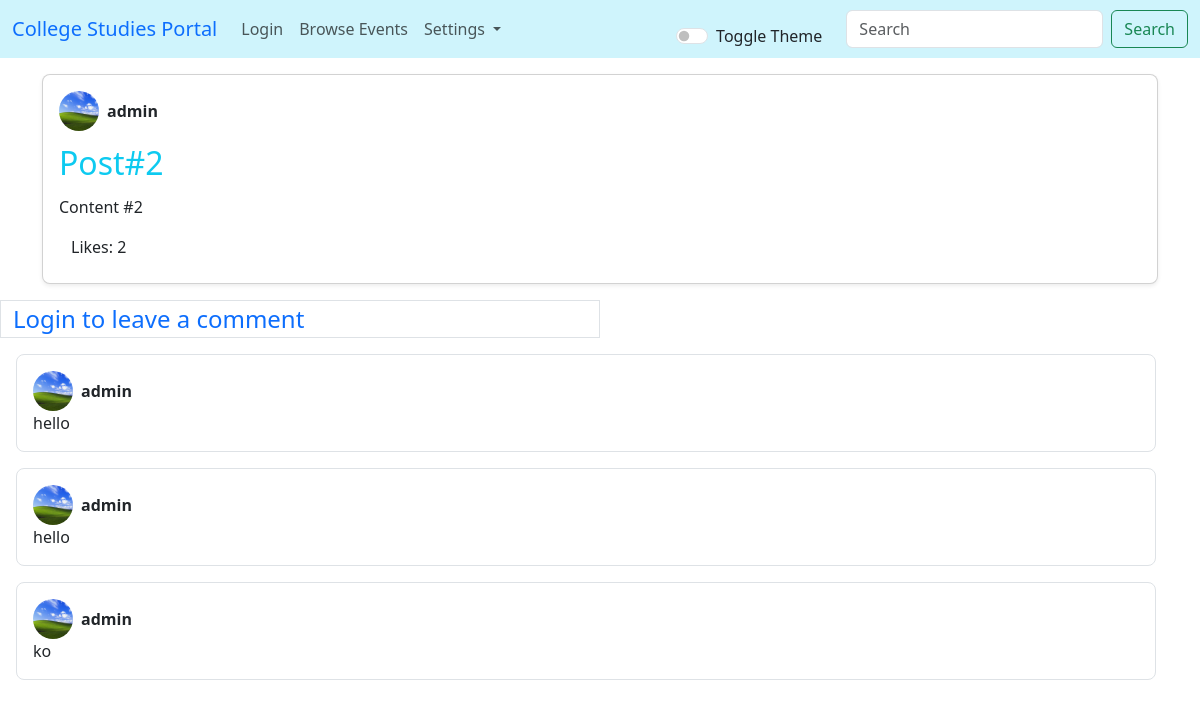
The page /app/posts/3 on the database its author committed.
### app/models.py (models this page shows, shortened)
class Post(models.Model):
    heading = models.CharField(max_length=128)
    content = models.TextField(max_length=2048)
    user = models.ForeignKey(User,on_delete=models.CASCADE,related_name='posts')
    likes = models.ManyToManyField(User,through='Like',related_name='liked_posts')
    created = models.DateTimeField(auto_now=True)
    file = models.FileField(null=True,blank=True,upload_to='file_uploads/')

class UserProfile(models.Model):
    user = models.OneToOneField(User,on_delete=models.CASCADE,related_name="userprofile",unique=True)
    description = models.TextField(max_length=512,null=True)
    pfp = models.ImageField(upload_to="profile_pics/",default='profile_pics/default.jpg')
    education = models.TextField(max_length=256,default="")
    achievements = models.TextField(max_length=256,default="")

class Comment(models.Model):
    post = models.ForeignKey(Post,on_delete=models.CASCADE,related_name='comments')
    user = models.ForeignKey(User,on_delete=models.CASCADE,related_name="comments")
    content = models.TextField(max_length=512)
    created = models.DateTimeField(auto_now=True)

### app/views.py (the view)
# urls.py: path('posts/<int:id>',views.posts,name="posts"),
def posts(request,id):
    post = Post.objects.get(pk=id)
    comments = Comment.objects.filter(post=post)
    return render(request,'app/posts.html',{
        "post": post,
        "comments": comments,
        "flag": post.file
    })

### app/templates/app/posts.html (shortened to what this page needs)
{%  extends "app/basic.html" %}
{%load static%}
{%block body%}
    <div class="container mt-3" >
        <div class="card shadow-sm mb-3 p-3 rounded-3" >
            <div class="d-flex align-items-center">
                <img src="/app{{post.user.userprofile.pfp.url}}" alt="Profile" width="40" height="40" class="rounded-circle me-2">
                <div>
                    <a class="fw-bold text-body text-decoration-none" href="{%url 'userp' post.user %}">{{post.user}}</a>
                </div>
            </div>
            <div class="mt-2 fs-2 text-info" id="link" data-id={{post.id}}>
              {{post.heading}}
            </div>
            <p class="mt-2 text-break">
                {{post.content}}
            </p>
            <div class="container" id="like_counter_{{post.id}}">Likes: {{post.likes.count}}</div>
        </div>
    </div>
    {% if user.is_authenticated%}
    <div class="container col-lg-6 border m-3">
        <form onsubmit="submitComment(event)" id="commentform">
            {% csrf_token %}
            <div class="mb-3 align">
                <label for="id_content" class="form-label">Add a comment</label>
                <textarea id="id_content" name="content" required="" class="form-control"> </textarea>
              </div>
            <input type="hidden" name="id"value="{{post.id}}">
            <button type="submit" class="btn btn-primary">Comment</button>
        </form>
    </div>
    {% else %}
    <div class="container col-lg-6 border ms-0 m-3">
        <a href="{% url 'login_user'%}" class="link-primary text-decoration-none fs-4">Login to leave a comment </a>
    </div>
    {% endif  %}
    <div id="commentlist" >
        {% for i in comments %}
        <div class="container p-3 m-3 border rounded-3">
            <div class="d-flex align-items-center">
                <img src="/app{{i.user.userprofile.pfp.url}}" alt="Profile" width="40" height="40" class="rounded-circle me-2">
                <div>
                    <a class="fw-bold text-body text-decoration-none" href="{%url 'userp' i.user %}">{{i.user}}</a>
                </div>
            </div>
            {{i.content}}
        </div>
        {% endfor %}
    </div>
{%endblock%}

### rows shown on the page
Post: user.userprofile.pfp (picture), user "admin", heading "Post#2", content "Content #2", likes.count "2"
Comment: user.userprofile.pfp (picture), user "admin", content "hello"
Comment: user.userprofile.pfp (picture), user "admin", content "hello"
Comment: user.userprofile.pfp (picture), user "admin", content "ko"
